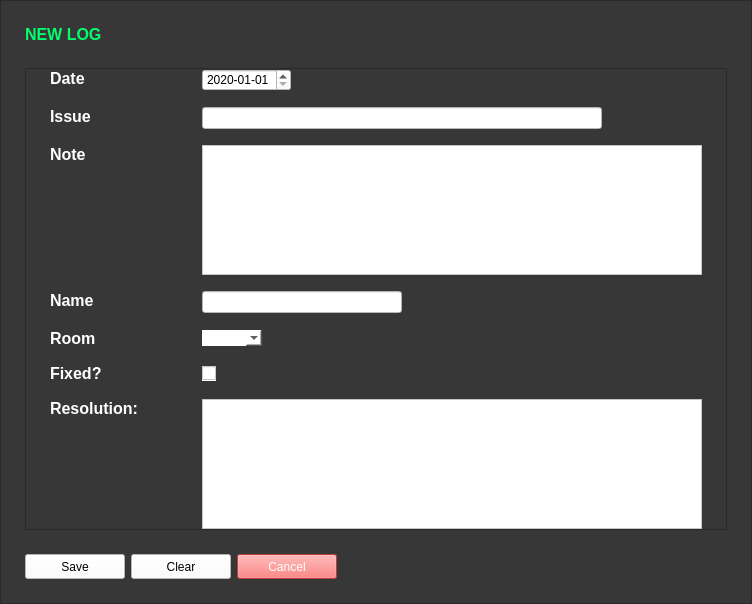
      <widget class="QWidget" name="pageNewLog">
       <property name="sizePolicy">
        <sizepolicy hsizetype="MinimumExpanding" vsizetype="MinimumExpanding">
         <horstretch>0</horstretch>
         <verstretch>0</verstretch>
        </sizepolicy>
       </property>
       <layout class="QGridLayout" name="gridLayout_5">
        <property name="leftMargin">
         <number>0</number>
        </property>
        <property name="topMargin">
         <number>0</number>
        </property>
        <property name="rightMargin">
         <number>0</number>
        </property>
        <property name="bottomMargin">
         <number>0</number>
        </property>
        <property name="spacing">
         <number>0</number>
        </property>
        <item row="0" column="0">
         <widget class="QFrame" name="frameNewLog">
          <property name="sizePolicy">
           <sizepolicy hsizetype="Expanding" vsizetype="Expanding">
            <horstretch>0</horstretch>
            <verstretch>0</verstretch>
           </sizepolicy>
          </property>
          <property name="minimumSize">
           <size>
            <width>0</width>
            <height>0</height>
           </size>
          </property>
          <property name="accessibleDescription">
           <string>backgroundFrame</string>
          </property>
          <property name="styleSheet">
           <string notr="true">background-color: rgb(55,55,55);</string>
          </property>
          <property name="frameShape">
           <enum>QFrame::StyledPanel</enum>
          </property>
          <property name="frameShadow">
           <enum>QFrame::Raised</enum>
          </property>
          <layout class="QGridLayout" name="gridLayout_16">
           <property name="leftMargin">
            <number>24</number>
           </property>
           <property name="topMargin">
            <number>24</number>
           </property>
           <property name="rightMargin">
            <number>24</number>
           </property>
           <property name="bottomMargin">
            <number>24</number>
           </property>
           <property name="horizontalSpacing">
            <number>6</number>
           </property>
           <property name="verticalSpacing">
            <number>24</number>
           </property>
           <item row="1" column="0" colspan="7">
            <widget class="QFrame" name="frame_2">
             <property name="sizePolicy">
              <sizepolicy hsizetype="Expanding" vsizetype="Expanding">
               <horstretch>0</horstretch>
               <verstretch>0</verstretch>
              </sizepolicy>
             </property>
             <property name="frameShape">
              <enum>QFrame::StyledPanel</enum>
             </property>
             <property name="frameShadow">
              <enum>QFrame::Raised</enum>
             </property>
             <layout class="QGridLayout" name="gridLayout_17">
              <property name="leftMargin">
               <number>24</number>
              </property>
              <property name="topMargin">
               <number>0</number>
              </property>
              <property name="rightMargin">
               <number>24</number>
              </property>
              <property name="bottomMargin">
               <number>0</number>
              </property>
              <property name="horizontalSpacing">
               <number>64</number>
              </property>
              <property name="verticalSpacing">
               <number>16</number>
              </property>
              <item row="2" column="0">
               <widget class="QLabel" name="labelNewLogNote">
                <property name="font">
                 <font>
                  <family>Segoe UI</family>
                  <pointsize>12</pointsize>
                  <weight>75</weight>
                  <bold>true</bold>
                 </font>
                </property>
                <property name="cursor">
                 <cursorShape>ArrowCursor</cursorShape>
                </property>
                <property name="styleSheet">
                 <string notr="true">color:white;</string>
                </property>
                <property name="text">
                 <string>Note</string>
                </property>
                <property name="scaledContents">
                 <bool>true</bool>
                </property>
                <property name="alignment">
                 <set>Qt::AlignLeading|Qt::AlignLeft|Qt::AlignTop</set>
                </property>
                <property name="openExternalLinks">
                 <bool>false</bool>
                </property>
                <property name="textInteractionFlags">
                 <set>Qt::LinksAccessibleByMouse</set>
                </property>
               </widget>
              </item>
              <item row="4" column="1">
               <widget class="QComboBox" name="comboBoxRoom">
                <property name="sizePolicy">
                 <sizepolicy hsizetype="Fixed" vsizetype="Fixed">
                  <horstretch>0</horstretch>
                  <verstretch>0</verstretch>
                 </sizepolicy>
                </property>
                <property name="minimumSize">
                 <size>
                  <width>0</width>
                  <height>0</height>
                 </size>
                </property>
                <property name="styleSheet">
                 <string notr="true">border-top: 6;
border-left: 6;
border-right: 6;
border-bottom: 6;
background-color: white;
color: black;
</string>
                </property>
                <property name="sizeAdjustPolicy">
                 <enum>QComboBox::AdjustToContents</enum>
                </property>
               </widget>
              </item>
              <item row="5" column="0">
               <widget class="QLabel" name="labelNewLogFixed">
                <property name="font">
                 <font>
                  <family>Segoe UI</family>
                  <pointsize>12</pointsize>
                  <weight>75</weight>
                  <bold>true</bold>
                 </font>
                </property>
                <property name="cursor">
                 <cursorShape>ArrowCursor</cursorShape>
                </property>
                <property name="styleSheet">
                 <string notr="true">color:white;</string>
                </property>
                <property name="text">
                 <string>Fixed?</string>
                </property>
                <property name="scaledContents">
                 <bool>true</bool>
                </property>
                <property name="alignment">
                 <set>Qt::AlignLeading|Qt::AlignLeft|Qt::AlignTop</set>
                </property>
                <property name="openExternalLinks">
                 <bool>false</bool>
                </property>
                <property name="textInteractionFlags">
                 <set>Qt::LinksAccessibleByMouse</set>
                </property>
               </widget>
              </item>
              <item row="1" column="1" colspan="3">
               <widget class="QLineEdit" name="textBoxNewLogIssue">
                <property name="sizePolicy">
                 <sizepolicy hsizetype="Fixed" vsizetype="Fixed">
                  <horstretch>0</horstretch>
                  <verstretch>0</verstretch>
                 </sizepolicy>
                </property>
                <property name="minimumSize">
                 <size>
                  <width>400</width>
                  <height>0</height>
                 </size>
                </property>
                <property name="styleSheet">
                 <string notr="true">background-color:white;</string>
                </property>
               </widget>
              </item>
              <item row="3" column="0">
               <widget class="QLabel" name="labelNewLogName">
                <property name="font">
                 <font>
                  <family>Segoe UI</family>
                  <pointsize>12</pointsize>
                  <weight>75</weight>
                  <bold>true</bold>
                 </font>
                </property>
                <property name="cursor">
                 <cursorShape>ArrowCursor</cursorShape>
                </property>
                <property name="styleSheet">
                 <string notr="true">color:white;</string>
                </property>
                <property name="text">
                 <string>Name</string>
                </property>
                <property name="scaledContents">
                 <bool>true</bool>
                </property>
                <property name="alignment">
                 <set>Qt::AlignLeading|Qt::AlignLeft|Qt::AlignTop</set>
                </property>
                <property name="openExternalLinks">
                 <bool>false</bool>
                </property>
                <property name="textInteractionFlags">
                 <set>Qt::LinksAccessibleByMouse</set>
                </property>
               </widget>
              </item>
              <item row="0" column="0">
               <widget class="QLabel" name="labelNewLogDate">
                <property name="font">
                 <font>
                  <family>Segoe UI</family>
                  <pointsize>12</pointsize>
                  <weight>75</weight>
                  <bold>true</bold>
                 </font>
                </property>
                <property name="cursor">
                 <cursorShape>ArrowCursor</cursorShape>
                </property>
                <property name="styleSheet">
                 <string notr="true">color:white;</string>
                </property>
                <property name="text">
                 <string>Date</string>
                </property>
                <property name="scaledContents">
                 <bool>true</bool>
                </property>
                <property name="alignment">
                 <set>Qt::AlignLeading|Qt::AlignLeft|Qt::AlignTop</set>
                </property>
                <property name="openExternalLinks">
                 <bool>false</bool>
                </property>
                <property name="textInteractionFlags">
                 <set>Qt::LinksAccessibleByMouse</set>
                </property>
               </widget>
              </item>
              <item row="6" column="0">
               <widget class="QLabel" name="labelNewLogResolution">
                <property name="font">
                 <font>
                  <family>Segoe UI</family>
                  <pointsize>12</pointsize>
                  <weight>75</weight>
                  <bold>true</bold>
                 </font>
                </property>
                <property name="cursor">
                 <cursorShape>ArrowCursor</cursorShape>
                </property>
                <property name="styleSheet">
                 <string notr="true">color:white;</string>
                </property>
                <property name="text">
                 <string>Resolution:</string>
                </property>
                <property name="scaledContents">
                 <bool>true</bool>
                </property>
                <property name="alignment">
                 <set>Qt::AlignLeading|Qt::AlignLeft|Qt::AlignTop</set>
                </property>
                <property name="openExternalLinks">
                 <bool>false</bool>
                </property>
                <property name="textInteractionFlags">
                 <set>Qt::LinksAccessibleByMouse</set>
                </property>
               </widget>
              </item>
              <item row="1" column="0">
               <widget class="QLabel" name="labelNewLogIssue">
                <property name="font">
                 <font>
                  <family>Segoe UI</family>
                  <pointsize>12</pointsize>
                  <weight>75</weight>
                  <bold>true</bold>
                 </font>
                </property>
                <property name="cursor">
                 <cursorShape>ArrowCursor</cursorShape>
                </property>
                <property name="styleSheet">
                 <string notr="true">color:white;</string>
                </property>
                <property name="text">
                 <string>Issue</string>
                </property>
                <property name="scaledContents">
                 <bool>true</bool>
                </property>
                <property name="alignment">
                 <set>Qt::AlignLeading|Qt::AlignLeft|Qt::AlignTop</set>
                </property>
                <property name="openExternalLinks">
                 <bool>false</bool>
                </property>
                <property name="textInteractionFlags">
                 <set>Qt::LinksAccessibleByMouse</set>
                </property>
               </widget>
              </item>
              <item row="3" column="1" colspan="2">
               <widget class="QLineEdit" name="textBoxNewLogName">
                <property name="sizePolicy">
                 <sizepolicy hsizetype="Fixed" vsizetype="Fixed">
                  <horstretch>0</horstretch>
                  <verstretch>0</verstretch>
                 </sizepolicy>
                </property>
                <property name="minimumSize">
                 <size>
                  <width>200</width>
                  <height>0</height>
                 </size>
                </property>
                <property name="styleSheet">
                 <string notr="true">background-color:white;</string>
                </property>
                <property name="maxLength">
                 <number>35</number>
                </property>
               </widget>
              </item>
              <item row="5" column="1">
               <widget class="QCheckBox" name="checkBoxFixed">
                <property name="sizePolicy">
                 <sizepolicy hsizetype="Fixed" vsizetype="Fixed">
                  <horstretch>0</horstretch>
                  <verstretch>0</verstretch>
                 </sizepolicy>
                </property>
                <property name="styleSheet">
                 <string notr="true">background-color: rgb(255, 255, 255);</string>
                </property>
                <property name="text">
                 <string/>
                </property>
               </widget>
              </item>
              <item row="4" column="0">
               <widget class="QLabel" name="labelNewLogRoom">
                <property name="font">
                 <font>
                  <family>Segoe UI</family>
                  <pointsize>12</pointsize>
                  <weight>75</weight>
                  <bold>true</bold>
                 </font>
                </property>
                <property name="cursor">
                 <cursorShape>ArrowCursor</cursorShape>
                </property>
                <property name="styleSheet">
                 <string notr="true">color:white;</string>
                </property>
                <property name="text">
                 <string>Room</string>
                </property>
                <property name="scaledContents">
                 <bool>true</bool>
                </property>
                <property name="alignment">
                 <set>Qt::AlignLeading|Qt::AlignLeft|Qt::AlignTop</set>
                </property>
                <property name="openExternalLinks">
                 <bool>false</bool>
                </property>
                <property name="textInteractionFlags">
                 <set>Qt::LinksAccessibleByMouse</set>
                </property>
               </widget>
              </item>
              <item row="0" column="1">
               <widget class="QDateEdit" name="dateEditNewLog">
                <property name="styleSheet">
                 <string notr="true">color: rgb(0, 0, 0);
background-color: rgb(255, 255, 255);</string>
                </property>
                <property name="dateTime">
                 <datetime>
                  <hour>0</hour>
                  <minute>0</minute>
                  <second>0</second>
                  <year>2020</year>
                  <month>1</month>
                  <day>1</day>
                 </datetime>
                </property>
                <property name="minimumDateTime">
                 <datetime>
                  <hour>0</hour>
                  <minute>0</minute>
                  <second>0</second>
                  <year>2000</year>
                  <month>9</month>
                  <day>14</day>
                 </datetime>
                </property>
                <property name="currentSection">
                 <enum>QDateTimeEdit::DaySection</enum>
                </property>
                <property name="displayFormat">
                 <string>yyyy-MM-dd</string>
                </property>
                <property name="calendarPopup">
                 <bool>false</bool>
                </property>
                <property name="currentSectionIndex">
                 <number>2</number>
                </property>
               </widget>
              </item>
              <item row="2" column="1" colspan="3">
               <widget class="QTextEdit" name="textBoxNewLogNote">
                <property name="sizePolicy">
                 <sizepolicy hsizetype="Expanding" vsizetype="Fixed">
                  <horstretch>5</horstretch>
                  <verstretch>1</verstretch>
                 </sizepolicy>
                </property>
                <property name="minimumSize">
                 <size>
                  <width>500</width>
                  <height>130</height>
                 </size>
                </property>
                <property name="styleSheet">
                 <string notr="true">background-color:white;</string>
                </property>
                <property name="verticalScrollBarPolicy">
                 <enum>Qt::ScrollBarAsNeeded</enum>
                </property>
                <property name="horizontalScrollBarPolicy">
                 <enum>Qt::ScrollBarAlwaysOff</enum>
                </property>
                <property name="sizeAdjustPolicy">
                 <enum>QAbstractScrollArea::AdjustToContents</enum>
                </property>
               </widget>
              </item>
              <item row="6" column="1" colspan="3">
               <widget class="QTextEdit" name="textBoxNewLogResolution">
                <property name="sizePolicy">
                 <sizepolicy hsizetype="Expanding" vsizetype="Fixed">
                  <horstretch>5</horstretch>
                  <verstretch>1</verstretch>
                 </sizepolicy>
                </property>
                <property name="minimumSize">
                 <size>
                  <width>500</width>
                  <height>130</height>
                 </size>
                </property>
                <property name="styleSheet">
                 <string notr="true">background-color:white;</string>
                </property>
                <property name="verticalScrollBarPolicy">
                 <enum>Qt::ScrollBarAsNeeded</enum>
                </property>
                <property name="horizontalScrollBarPolicy">
                 <enum>Qt::ScrollBarAlwaysOff</enum>
                </property>
                <property name="sizeAdjustPolicy">
                 <enum>QAbstractScrollArea::AdjustToContents</enum>
                </property>
               </widget>
              </item>
             </layout>
            </widget>
           </item>
           <item row="0" column="0" colspan="6">
            <widget class="QLabel" name="labelNewLog">
             <property name="sizePolicy">
              <sizepolicy hsizetype="Fixed" vsizetype="Fixed">
               <horstretch>0</horstretch>
               <verstretch>0</verstretch>
              </sizepolicy>
             </property>
             <property name="font">
              <font>
               <family>Segoe UI</family>
               <pointsize>12</pointsize>
               <weight>75</weight>
               <bold>true</bold>
              </font>
             </property>
             <property name="cursor">
              <cursorShape>ArrowCursor</cursorShape>
             </property>
             <property name="accessibleDescription">
              <string>titleLabel</string>
             </property>
             <property name="styleSheet">
              <string notr="true">
	color: rgb(0, 255, 108);</string>
             </property>
             <property name="text">
              <string>NEW LOG</string>
             </property>
             <property name="scaledContents">
              <bool>true</bool>
             </property>
             <property name="openExternalLinks">
              <bool>false</bool>
             </property>
             <property name="textInteractionFlags">
              <set>Qt::LinksAccessibleByMouse</set>
             </property>
            </widget>
           </item>
           <item row="2" column="0">
            <widget class="QPushButton" name="pushButtonFormSave">
             <property name="sizePolicy">
              <sizepolicy hsizetype="Fixed" vsizetype="Fixed">
               <horstretch>0</horstretch>
               <verstretch>0</verstretch>
              </sizepolicy>
             </property>
             <property name="minimumSize">
              <size>
               <width>100</width>
               <height>25</height>
              </size>
             </property>
             <property name="cursor">
              <cursorShape>PointingHandCursor</cursorShape>
             </property>
             <property name="accessibleDescription">
              <string>successButton</string>
             </property>
             <property name="autoFillBackground">
              <bool>false</bool>
             </property>
             <property name="styleSheet">
              <string notr="true">background-color: rgb(255, 255, 255);
color: rgb(0, 0, 0);</string>
             </property>
             <property name="text">
              <string>Save</string>
             </property>
             <property name="default">
              <bool>false</bool>
             </property>
             <property name="flat">
              <bool>false</bool>
             </property>
            </widget>
           </item>
           <item row="2" column="1">
            <widget class="QPushButton" name="pushButtonFormClear">
             <property name="sizePolicy">
              <sizepolicy hsizetype="Fixed" vsizetype="Fixed">
               <horstretch>0</horstretch>
               <verstretch>0</verstretch>
              </sizepolicy>
             </property>
             <property name="minimumSize">
              <size>
               <width>100</width>
               <height>25</height>
              </size>
             </property>
             <property name="cursor">
              <cursorShape>PointingHandCursor</cursorShape>
             </property>
             <property name="accessibleDescription">
              <string>neutralButton</string>
             </property>
             <property name="autoFillBackground">
              <bool>false</bool>
             </property>
             <property name="styleSheet">
              <string notr="true">background-color: rgb(255, 255, 255);
color: rgb(0, 0, 0);</string>
             </property>
             <property name="text">
              <string>Clear</string>
             </property>
             <property name="default">
              <bool>false</bool>
             </property>
             <property name="flat">
              <bool>false</bool>
             </property>
            </widget>
           </item>
           <item row="2" column="2">
            <widget class="QPushButton" name="pushButtonFormCancel">
             <property name="sizePolicy">
              <sizepolicy hsizetype="Fixed" vsizetype="Fixed">
               <horstretch>0</horstretch>
               <verstretch>0</verstretch>
              </sizepolicy>
             </property>
             <property name="minimumSize">
              <size>
               <width>100</width>
               <height>25</height>
              </size>
             </property>
             <property name="cursor">
              <cursorShape>PointingHandCursor</cursorShape>
             </property>
             <property name="accessibleDescription">
              <string>dangerButton</string>
             </property>
             <property name="autoFillBackground">
              <bool>false</bool>
             </property>
             <property name="styleSheet">
              <string notr="true">background-color: rgb(255, 89, 89);
color: rgb(255, 255, 255);</string>
             </property>
             <property name="text">
              <string>Cancel</string>
             </property>
             <property name="default">
              <bool>false</bool>
             </property>
             <property name="flat">
              <bool>false</bool>
             </property>
            </widget>
           </item>
          </layout>
         </widget>
        </item>
       </layout>
      </widget>
